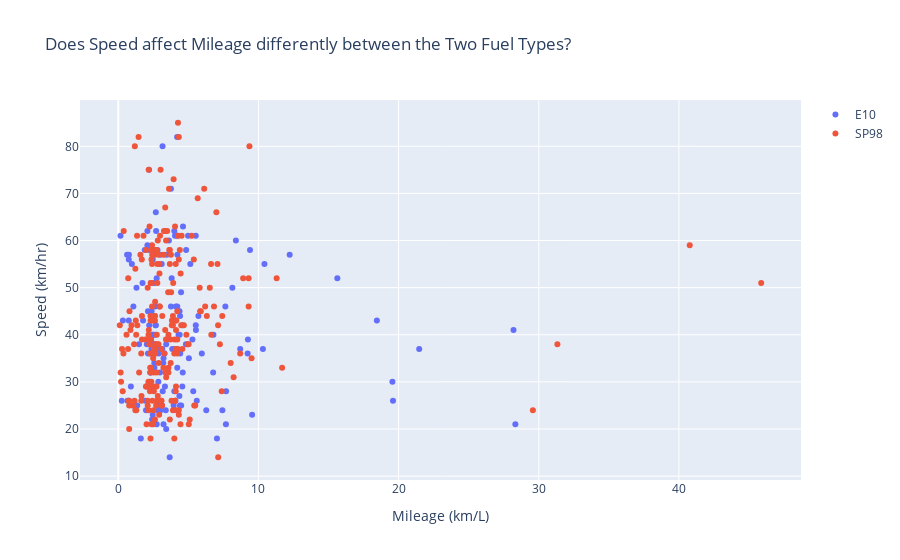

Notebook code cell kept with this figure:
### Code cell
fig = go.Figure()
fig.add_trace(go.Scatter(x=e_mileage, y=df['speed'],
                    mode='markers', name='E10'))
fig.add_trace(go.Scatter(x=sp_mileage, y=df['speed'],
                    mode='markers', name='SP98'))
fig.update_layout(title='Does Speed affect Mileage differently between the Two Fuel Types?',
                   xaxis_title='Mileage (km/L)',
                   yaxis_title='Speed (km/hr)')
fig.show()

### Figure 1 — Plotly figure (JSON) as saved in the notebook; plotly's stock layout.template omitted (floating-point values rounded to 4 significant figures; data arrays with more than 128 entries replaced by an {"elided": "..."} marker saying what was removed)
{"data": [{"mode": "markers", "name": "E10", "type": "scatter", "x": {"elided": "160 float values"}, "y": {"elided": "388 int values"}}, {"mode": "markers", "name": "SP98", "type": "scatter", "x": {"elided": "228 float values"}, "y": {"elided": "388 int values"}}], "layout": {"title": {"text": "Does Speed affect Mileage differently between the Two Fuel Types?"}, "xaxis": {"title": {"text": "Mileage (km/L)"}}, "yaxis": {"title": {"text": "Speed (km/hr)"}}}}
